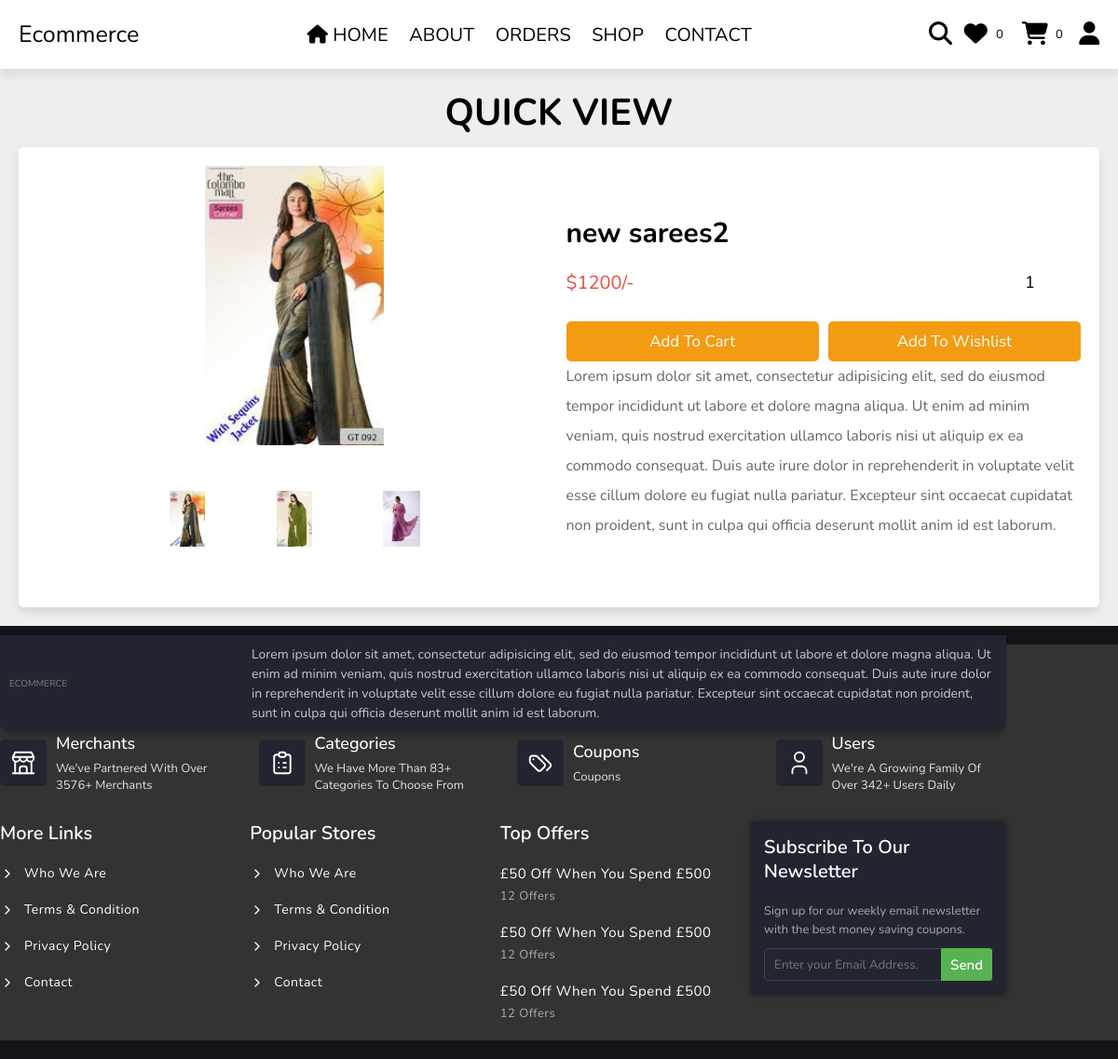
Screenshot of /quick_view.php?pid=25 with the database file from the repository.
### tables this page shows
CREATE TABLE `products` (
  `id` int(100) NOT NULL,
  `name` varchar(100) NOT NULL,
  `category_id` int(11) NOT NULL,
  `details` varchar(500) NOT NULL,
  `price` int(10) NOT NULL,
  `image_01` varchar(100) NOT NULL,
  `image_02` varchar(100) NOT NULL,
  `image_03` varchar(100) NOT NULL
);

### quick_view.php (the view, shortened to what this page needs)
<?php
include 'components/connect.php';
?>
<!DOCTYPE html>
<html lang="en">
<head>
   <link rel="stylesheet" href="https://cdnjs.cloudflare.com/ajax/libs/font-awesome/6.1.1/css/all.min.css">
   <link rel="stylesheet" href="css/style.css">
</head>
<body>
<?php include 'components/user_header.php'; ?>
<section class="quick-view">
   <h1 class="heading">quick view</h1>
   <?php
     $pid = $_GET['pid'];
     $select_products = $conn->prepare("SELECT * FROM `products` WHERE id = ?");
     $select_products->execute([$pid]);
     if($select_products->rowCount() > 0){
      while($fetch_product = $select_products->fetch(PDO::FETCH_ASSOC)){
   ?>
   <form action="" method="post" class="box">
      <div class="row">
         <div class="image-container">
            <div class="main-image">
               <img src="uploaded_img/<?= $fetch_product['image_01']; ?>" alt="">
            </div>
            <div class="sub-image">
               <img src="uploaded_img/<?= $fetch_product['image_01']; ?>" alt="">
               <img src="uploaded_img/<?= $fetch_product['image_02']; ?>" alt="">
               <img src="uploaded_img/<?= $fetch_product['image_03']; ?>" alt="">
            </div>
         </div>
         <div class="content">
            <div class="name"><h2><?= $fetch_product['name']; ?></h2></div>
            <div class="flex">
               <div class="price"><span>$</span><?= $fetch_product['price']; ?><span>/-</span></div>
               <input type="number" name="qty" class="qty" min="1" max="99" onkeypress="if(this.value.length == 2) return false;" value="1">
            </div>
            <div class="flex-btn">
               <input type="submit" value="add to cart" class="btn" name="add_to_cart">
               <input class="option-btn" type="submit" name="add_to_wishlist" value="add to wishlist">
            </div>
            <div class="details"><?= $fetch_product['details']; ?></div>
         </div>
      </div>
   </form>
   <?php
      }
   }else{
      echo '<p class="empty">no products added yet!</p>';
   }
   ?>
</section>
<?php include 'components/footer.php'; ?>
</body>
</html>

### css/style.css (style rules this page uses)
* { margin: 0; padding: 0; font-family: "Noto Sans", sans-serif; }
ul, p, h1, h2, h3, h4, h5, h6, label { list-style: none !important; margin: 0px !important; }
:root { --main-color:#f39c12; --orange:#f39c12; --red:#e74c3c; --black:#000; --white:#fff; --light-color:#666; --light-bg:#eee; --border:.0rem solid var(--black); --box-shadow:0 .5rem 1rem rgba(0,0,0,.1); }
* { font-family: 'Nunito', sans-serif; margin:0; padding:0; box-sizing: border-box; outline: none; border:none; text-decoration: none; }
html { font-size: 62.5%; overflow-x: hidden; }
body { background-color: var(--light-bg); }
section { padding:2rem; }
.heading { font-size: 4rem; color:var(--black); margin-bottom: 2rem; text-align: center; text-transform: uppercase; }
.btn, .delete-btn, .option-btn { display: block; width: 100%; margin-top: 1rem; border-radius: .5rem; padding:1rem 3rem; font-size: 1.7rem; text-transform: capitalize; color:var(--white); cursor: pointer; text-align: center; }
.btn { background-color: var(--main-color); }
.option-btn { background-color: var(--orange); }
.flex-btn { display: flex; gap:1rem; }
.quick-view form { padding:2rem; border-radius: .5rem; border:var(--border); background-color: var(--white); box-shadow: var(--box-shadow); margin-top: 1rem; }
.quick-view form .row { display: flex; align-items: center; gap:1.5rem; flex-wrap: wrap; }
.quick-view form .row .image-container { margin-bottom: 2rem; flex:1 1 40rem; }
.quick-view form .row .image-container .main-image img { height: 30rem; width: 100%; object-fit: contain; }
.quick-view form .row .image-container .sub-image { display: flex; gap:1.5rem; justify-content: center; margin-top: 2rem; }
.quick-view form .row .image-container .sub-image img { height: 7rem; width: 10rem; object-fit: contain; padding:.5rem; border:var(--border); cursor: pointer; transition: .2s linear; }
.quick-view form img { width: 100%; height: 20rem; object-fit: contain; margin-bottom: 2rem; }
.quick-view form .row .content { flex:1 1 40rem; }
.quick-view form .row .content .name { font-size: 2rem; color:var(--black); }
.quick-view form .row .flex { display: flex; align-items: center; justify-content: space-between; gap:1rem; margin:1rem 0; }
.quick-view form .row .flex .qty { width: 7rem; padding:1rem; border:var(--border); font-size: 1.8rem; color:var(--black); border-radius: .5rem; }
.quick-view form .row .flex .price { font-size: 2rem; color:var(--red); }
.quick-view form .row .content .details { font-size: 1.6rem; color:var(--light-color); line-height: 2; }

### rows the page displays
products: image_01 (picture), image_02 (picture), image_03 (picture), name "new sarees2", price "1200", details "Lorem ipsum dolor sit amet, consectetur adipisicing elit, sed do eiusmod tempor incididunt ut labore et dolore magna aliqua. Ut enim ad minim veniam, quis nostrud exercitation ullamco laboris nisi ut aliquip ex ea commodo consequat. Duis aute irure dolor in reprehenderit in voluptate velit esse cillum dolore eu fugiat nulla pariatur. Excepteur sint occaecat cupidatat non proident, sunt in culpa qui officia deserunt mollit anim id est laborum."

### other values shown
$total_wishlist_counts "0"
$total_cart_counts "0"
